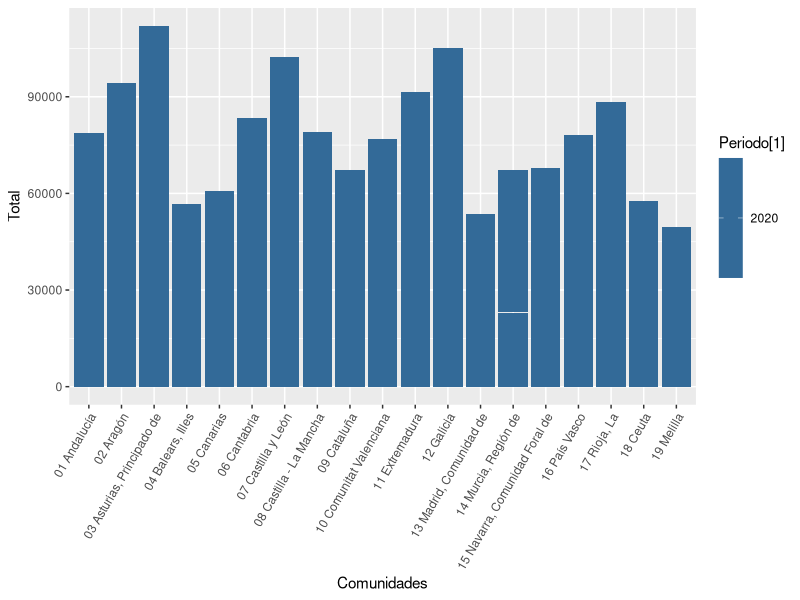
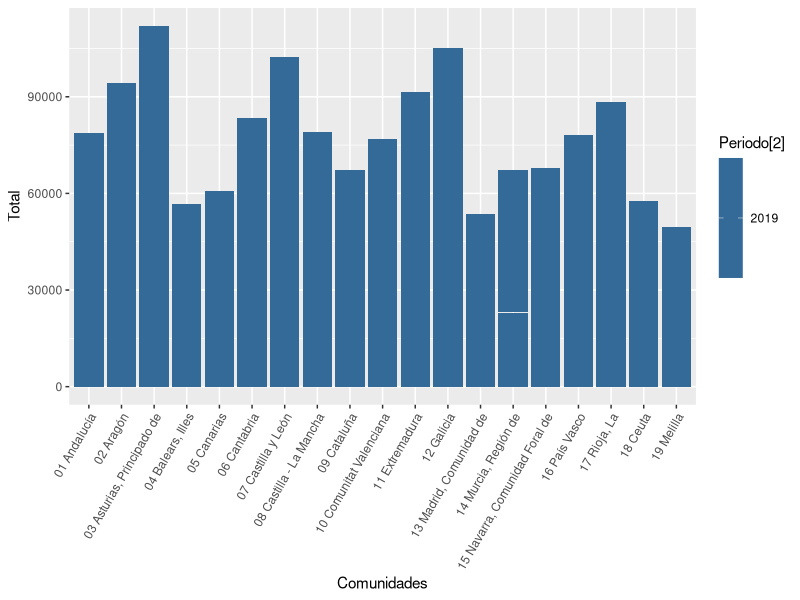
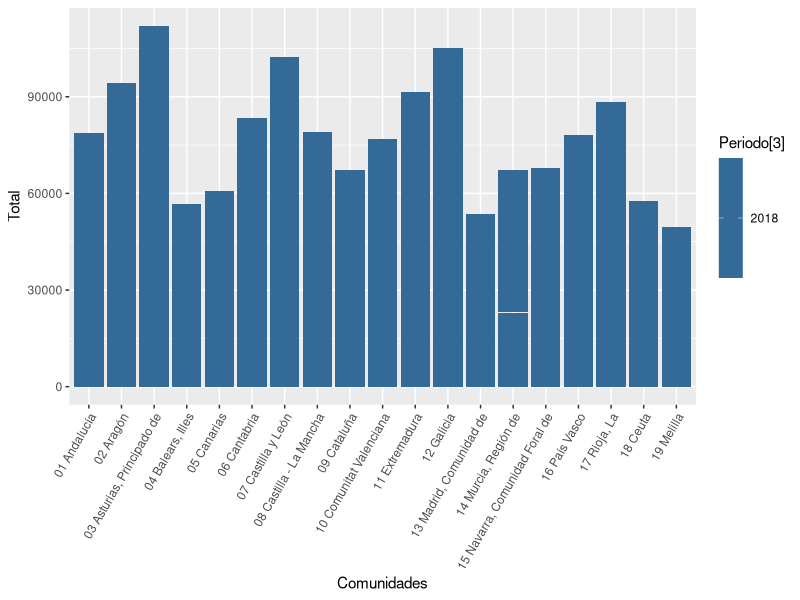
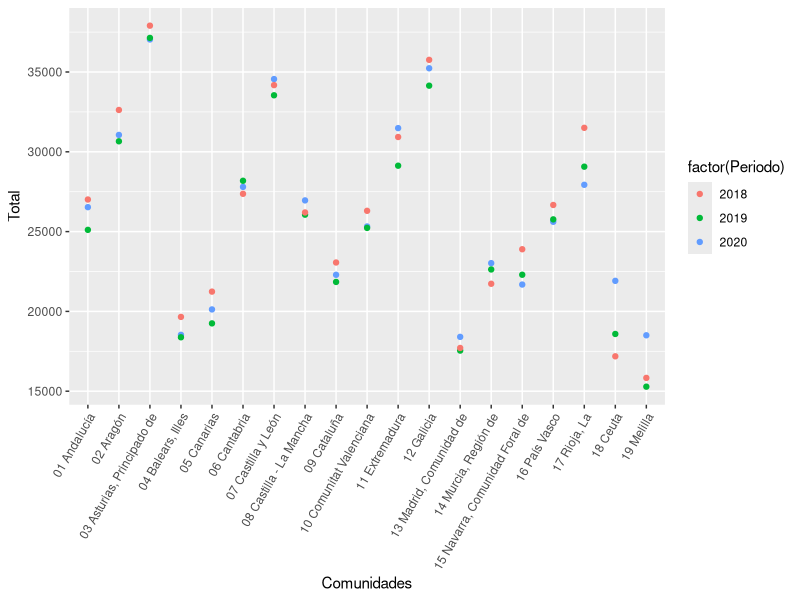
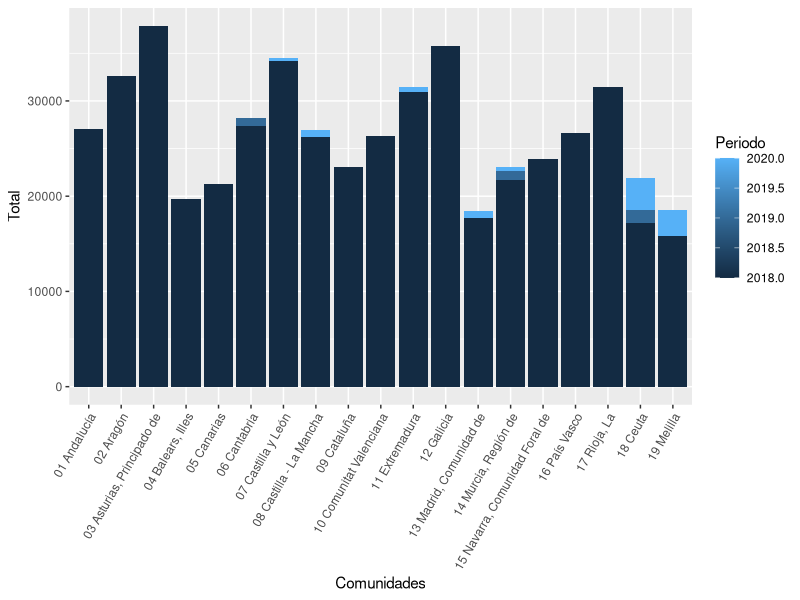
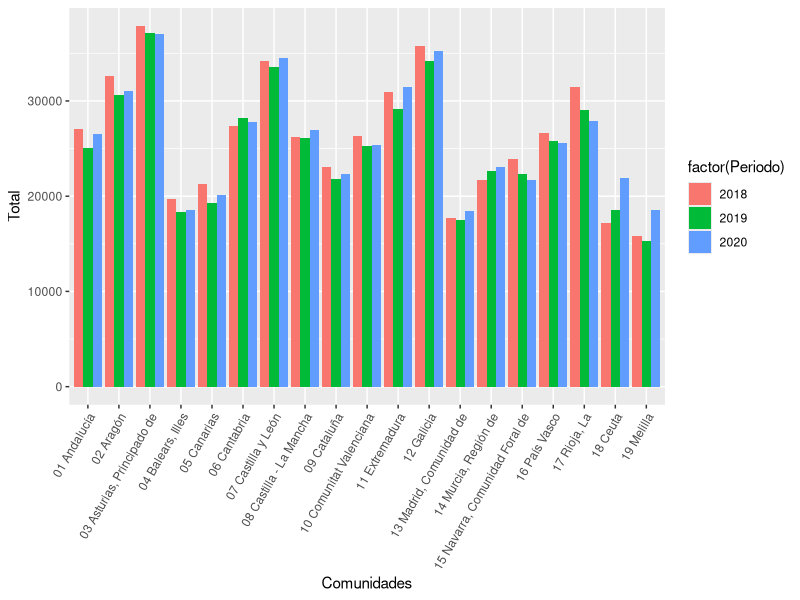

The R source for these figures, in order:
library(readr)
enf_cardio2_0 <- read_delim("INPUT.DATA/enf_cardio2.0.csv", 
                            delim = ";", escape_double = FALSE, trim_ws = TRUE)
View(enf_cardio2_0)

#Los datos de la tabla vienen en tantos por 100.000

str(enf_cardio2_0)

library(dplyr)
datos <- select(enf_cardio2_0, 'Causa de defunción', 'Comunidades y Ciudades Autónomas', 'Periodo', 'Total')

colnames(datos) <- c ('Causa_Defuncion' , 'Comunidades' , 'Periodo' , 'Total')
str(datos)


library(tidyverse)

#grafica 2020
ggplot(datos, aes(x = Comunidades, y = Total, fill = Periodo[1])) +
  geom_bar(stat = 'identity') +
  theme(axis.text.x = element_text(angle = 60, vjust = 1, hjust = 1))

#gráfica 2019
ggplot(datos, aes(x = Comunidades, y = Total, fill = Periodo[2])) +
  geom_bar(stat = 'identity') +
  theme(axis.text.x = element_text(angle = 60, vjust = 1, hjust = 1))

#gráfica 2018
ggplot(datos, aes(x = Comunidades, y = Total, fill = Periodo[3])) +
  geom_bar(stat = 'identity') +
  theme(axis.text.x = element_text(angle = 60, vjust = 1, hjust = 1))

#grafica dispersión todos los datos
final <-  ggplot(datos, aes(x = Comunidades , y = Total)) +
  geom_point(aes (colour = factor(Periodo))) +
  geom_smooth() +
  theme(axis.text.x = element_text(angle = 60, vjust = 1, hjust = 1)) 

final

ggplot(datos, aes(x = Comunidades, y = Total, fill = Periodo)) +
  geom_bar(stat = 'identity', position='dodge') +
  theme(axis.text.x = element_text(angle = 60, vjust = 1, hjust = 1))

#gráfica para el documento html 
  
gr_barras <- ggplot(datos, aes( x= Comunidades, y = Total))+
  geom_bar(aes(fill=factor(Periodo)), stat = 'identity', position = 'dodge')+
  theme(axis.text.x = element_text(angle = 60, vjust = 1, hjust = 1))

gr_barras


